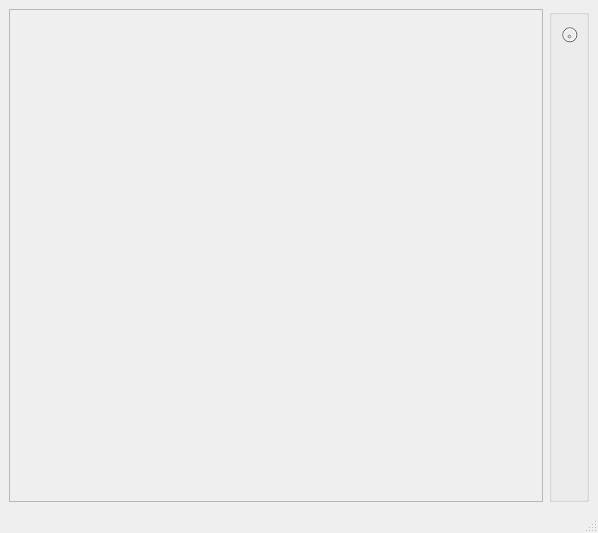
<?xml version="1.0" encoding="UTF-8"?>
<ui version="4.0">
 <class>MainWindowSimoxRobotViewer</class>
 <widget class="QMainWindow" name="MainWindowSimoxRobotViewer">
  <property name="geometry">
   <rect>
    <x>0</x>
    <y>0</y>
    <width>598</width>
    <height>533</height>
   </rect>
  </property>
  <property name="windowTitle">
   <string>Simox Robot Viewer</string>
  </property>
  <widget class="QWidget" name="centralwidget">
   <layout class="QGridLayout" name="gridLayout">
    <item row="0" column="0">
     <widget class="QFrame" name="frameViewer">
      <property name="frameShape">
       <enum>QFrame::StyledPanel</enum>
      </property>
      <property name="frameShadow">
       <enum>QFrame::Raised</enum>
      </property>
     </widget>
    </item>
    <item row="0" column="1">
     <widget class="QGroupBox" name="groupBox">
      <property name="maximumSize">
       <size>
        <width>40</width>
        <height>16777215</height>
       </size>
      </property>
      <property name="title">
       <string/>
      </property>
      <widget class="QDial" name="dial">
       <property name="enabled">
        <bool>false</bool>
       </property>
       <property name="geometry">
        <rect>
         <x>10</x>
         <y>0</y>
         <width>21</width>
         <height>51</height>
        </rect>
       </property>
       <property name="maximum">
        <number>200</number>
       </property>
       <property name="wrapping">
        <bool>true</bool>
       </property>
      </widget>
     </widget>
    </item>
   </layout>
  </widget>
  <widget class="QMenuBar" name="menubar">
   <property name="geometry">
    <rect>
     <x>0</x>
     <y>0</y>
     <width>598</width>
     <height>21</height>
    </rect>
   </property>
  </widget>
  <widget class="QStatusBar" name="statusbar"/>
 </widget>
 <resources/>
 <connections/>
</ui>
